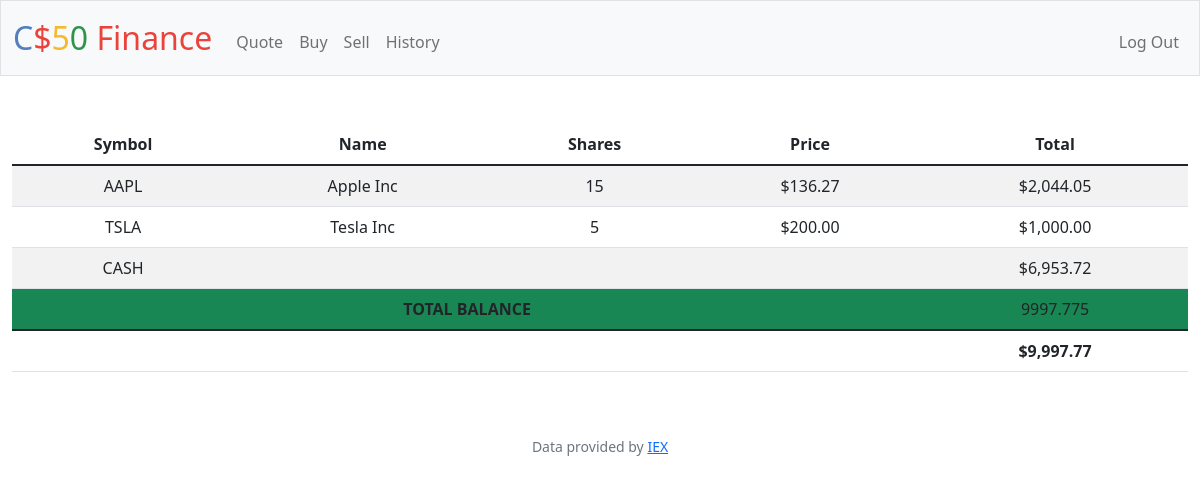
/ (signed in), run on the app's committed database.
### tables this page shows
CREATE TABLE transactions (
    id INTEGER PRIMARY KEY AUTOINCREMENT,
    user_id INTEGER NOT NULL,
    name TEXT NOT NULL,
    shares INTEGER NOT NULL,
    price NUMERIC NOT NULL,
    type TEXT NOT NULL,
    symbol TEXT NOT NULL,
    time TIMESTAMP DEFAULT CURRENT_TIMESTAMP,
    FOREIGN KEY(user_id) REFERENCES users(id));

CREATE TABLE users (id INTEGER PRIMARY KEY AUTOINCREMENT NOT NULL, username TEXT NOT NULL, hash TEXT NOT NULL, cash NUMERIC NOT NULL DEFAULT 10000.00);

### app.py (the view)
@app.route("/")
@login_required
def index():
    user_id = session["user_id"]
    stocks = db.execute("SELECT symbol, name, price, SUM(shares) as totalShares FROM transactions WHERE user_id = ? GROUP BY symbol", user_id)
    cash = db.execute("SELECT cash FROM users WHERE id = ?", user_id)[0]["cash"]
    total = cash
    for stock in stocks:
        total += stock["price"] * stock["totalShares"]
    return render_template("index.html", stocks=stocks, cash=cash, usd=usd, total=total)

### app.py (called while the page is built)
@app.after_request
def after_request(response):
    response.headers["Cache-Control"] = "no-cache, no-store, must-revalidate"
    response.headers["Expires"] = 0
    response.headers["Pragma"] = "no-cache"
    return response

### helpers.py (called while the page is built)
def login_required(f):
    @wraps(f)
    def decorated_function(*args, **kwargs):
        if session.get("user_id") is None:
            return redirect("/login")
        return f(*args, **kwargs)
    return decorated_function

def usd(value):
    return f"${value:,.2f}"

### templates/index.html (shortened to what this page needs)
{% extends "layout.html" %}
{% block main %}
    <table class="table table-striped">
      <thead>
        <tr>
          <th scope="col"> Symbol </th>
          <th scope="col"> Name </th>
          <th scope="col"> Shares </th>
          <th scope="col"> Price </th>
          <th scope="col"> Total </th>
        </tr>
      </thead>
      <tbody>
        {% for stock in stocks %}
        <tr>
          <td>  {{ stock["symbol"] }} </td>
          <td>  {{ stock["name"] }}  </td>
          <td>  {{ stock["totalShares"] }}  </td>
          <td>  {{ usd(stock["price"]) }}  </td>
          <td>  {{ usd(stock["totalShares"] * stock["price"]) }}  </td>
        </tr>
        {% endfor %}
        <tr>
            <td>CASH</td>
            <td colspan="3"></td>
            <td>{{ usd(cash) }}</td>
        </tr>
        <tr class='bg-success'>
            <th scope='row' colspan='4'> TOTAL BALANCE </th>
            <td> {{total}} </td>
        </tr>
      </tbody>
      <tfoot>
        <td colspan="4"></td>
        <td><strong>{{ usd(total) }}</strong></td>
      </tfoot>
    </table>
{% endblock %}

### templates/layout.html (shortened to what this page needs)
<!DOCTYPE html>
<html lang="en">
    <head>
        <link href="https://cdn.jsdelivr.net/npm/bootstrap@5.1.3/dist/css/bootstrap.min.css" rel="stylesheet">
        <link href="/static/styles.css" rel="stylesheet">
    </head>
    <body>
        <nav class="bg-light border navbar navbar-expand-md navbar-light">
            <div class="container-fluid">
                <a class="navbar-brand" href="/"><span class="blue">C</span><span class="red">$</span><span class="yellow">5</span><span class="green">0</span> <span class="red">Finance</span></a>
                <div class="collapse navbar-collapse" id="navbar">
                    {% if session["user_id"] %}
                        <ul class="navbar-nav me-auto mt-2">
                            <li class="nav-item"><a class="nav-link" href="/quote">Quote</a></li>
                            <li class="nav-item"><a class="nav-link" href="/buy">Buy</a></li>
                            <li class="nav-item"><a class="nav-link" href="/sell">Sell</a></li>
                            <li class="nav-item"><a class="nav-link" href="/history">History</a></li>
                        </ul>
                        <ul class="navbar-nav ms-auto mt-2">
                            <li class="nav-item"><a class="nav-link" href="/logout">Log Out</a></li>
                        </ul>
                    {% else %}
                        <ul class="navbar-nav ms-auto mt-2">
                            <li class="nav-item"><a class="nav-link" href="/register">Register</a></li>
                            <li class="nav-item"><a class="nav-link" href="/login">Log In</a></li>
                        </ul>
                    {% endif %}
                </div>
            </div>
        </nav>
        <main class="container-fluid py-5 text-center">
            {% block main %}{% endblock %}
        </main>
        <footer class="mb-5 small text-center text-muted">
            Data provided by <a href="https://iexcloud.io/">IEX</a>
        </footer>
    </body>
</html>

### static/styles.css (style rules this page uses)
nav .navbar-brand { font-size: xx-large; }
nav .navbar-brand .blue { color: #537fbe; }
nav .navbar-brand .red { color: #ea433b; }
nav .navbar-brand .yellow { color: #f5b82e; }
nav .navbar-brand .green { color: #2e944b; }

### data on the page
transactions: symbol "AAPL", name "Apple Inc", totalShares "15", price "$136.27", totalShares "$2,044.05"
transactions: symbol "TSLA", name "Tesla Inc", totalShares "5", price "$200.00", totalShares "$1,000.00"
users: cash "$6,953.72"

### other printed values
{{ total }} "9997.775"
{{ usd(total) }} "$9,997.77"
